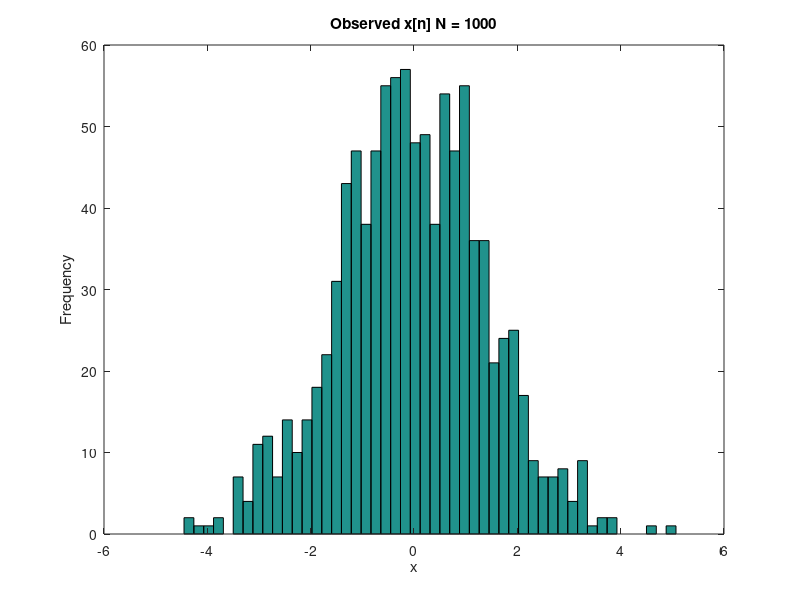
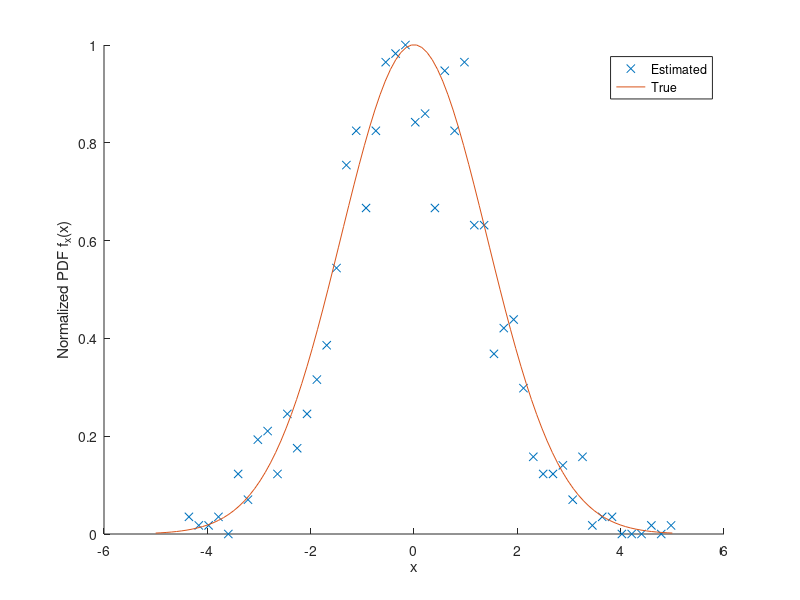

Recreate these plots in MATLAB, in order. (Note: this script raises an error after producing the figures.)
clear all; close all; clc;
rng(0)
%% 4.3 part b and c
x = zeros(1,1000);
X = linspace(-5,5,100);
varx = 2;
ni = 0:999;
for n = ni
    if n >=2
    x(n+1) = x(n+1)+(1/4)*x(n+1-2);
    end
    x(n+1) = x(n+1)+sqrt(15/8)*randn;
end
Y = normpdf(X,0,sqrt(varx));
figure
[counts, centers] = hist(x,50);
hist(x,50)
xlabel('x'), ylabel('Frequency'), title('Observed x[n] N = 1000')


figure
hold on
plot(centers,counts./max(counts),'x')
plot(X,Y./max(Y))
hold off
xlabel('x'), ylabel('Normalized PDF f_x(x)')
legend('Estimated','True')


li = 0:20;
rho_hat = calcAC(x,21);
% *** routine for calcAC defined below used to implement eqn 1.2.1
% for l = li
%     rho_hat(l+1) = 0;
%     for n = l:max(ni)
%         rho_hat(l+1) = rho_hat(l+1) + x(n+1)*conj(x(n-l+1));
%     end
%     rho_hat(l+1) = rho_hat(l+1)/sum(x.*conj(x));
% end

% calculate the normalized autocorrelation given by the expression
r_0 = (1/2).^abs(0)+(-1/2).^abs(0); 
rho = ((1/2).^abs(li)+(-1/2).^abs(li))./r_0; 

figure
hold on
stem(li, rho_hat)
stem(li, rho, 'r:')
hold off
xlabel('$$l$$','Interpreter','Latex')
ylabel('$$\rho_x(l)$$','Interpreter','Latex')
legend('Estimated','True')

clear li rho_hat x rho
%%
pause
close all
%% 4.19 part a
d0 = 1;
a1 = -1.6454;
a2 = 0.9025;

% Generate realization governed by the autoregressive model:
% AR(2): x(n) = -a1*x(n-1)-a2*x(n-2)+w(n)
x = zeros(1,101);
ni  = 0:100;
for n = ni;
    if n >= 1
        x(n+1) = -a1*x(n+1-1);
    end
    if n >= 2
        x(n+1) = x(n+1)-a2*x(n+1-2);
    end
    x(n+1) = x(n+1) + randn;
end
figure   
plot(ni,x); xlabel('n'), ylabel('x[n]')

li = 0:100; % calculate the estimated normalized autocorrelation (eqn 1.2.1)
rho_hat = calcAC(x,101);

figure
hold on
stem(li,rho_hat); 
    
%% 4.19 part b
p = roots([1 a1 a2]); % calculate poles of H(z) given a1 and a2
r = unique(abs(p));
theta = unique(abs(angle(p))); % extract angle and magnitude of complex poles

% calculate theoretical value for rho (eqn. 4.2.83)
rho = r.^li.*(sin((li+1).*theta)-r^2*sin((li-1).*theta))./((1+r^2)*sin(theta));

stem(li,rho,'r:'); 
xlabel('$$l$$','Interpreter','Latex')
ylabel('$$\rho_x(l)$$','Interpreter','Latex')
xlim([0 10])
ylim([-1 1])
legend('Estimated','True')
hold off
%%
pause
close all
%% 4.19 part c
% given the relationships derived from the Yule-Walker Eqns (eqn 4.2.33
% etc)

rhohat_vec = rho_hat(2:end)';
Phat(1,:) = rho_hat(1:end-1);
for i = 1:99
    Phat(i+1,:) = [fliplr(rho_hat(2:i+1)) rho_hat(1:100-i)];
end
ahat_vec = -inv(Phat)*rhohat_vec;

rho_vec = rho(2:end)';
P(1,:) = rho(1:end-1); % form correlation matrix
for i = 1:99
    P(i+1,:) = [fliplr(rho(2:i+1)) rho(1) conj(rho(2:100-i))];
end
a_vec = -inv(P)*rho_vec;

figure
hold on
stem(ahat_vec); 
stem(a_vec,'r:')
xlabel('k'); ylabel('a_k')
hold off
legend('Yule-Walker estimated parameters','True parameters')
xlim([1 15])

%%
pause
close all
%% 4.19 part d

clear tmp

w = -pi:pi/100:pi;
% calculate the PSD given the estimated a_k parameters by definition of Rx
for wi = 1:length(w)
    % Rx = var * |H(z)|^2 where H(z) = 1/(1+a1*z^-1+a2*z^-2 ...)
    tmp = exp(-1i.*w(wi).*(1:length(ahat_vec)));
    R_hat(wi) = 1./((1+sum(ahat_vec'.*tmp))*conj(1+sum(ahat_vec'.*tmp)));
    clear tmp
end

% using eqn 4.2.88, we solve for the true PSD using the poles of the AP system
% with a1 and a2 given by the model
R = d0^2./((1-2.*r.*cos(w-theta)+r^2).*(1-2.*r.*cos(w+theta)+r^2));

figure;
hold on
plot(w,R_hat)
plot(w,R,'r:')
hold off
legend('Estimate PSD','True PSD')
xlim([-pi pi])
xlabel('\omega')
ylabel('PSD')

%%
pause
close all
%% 4.32 part a

clear li ni n l rho_hat x rhohat_vec Phat ahat_vec
ni = 0:99;
x = zeros(1,length(ni));
for n = ni
    if n >= 1
        x(n+1) = x(n+1)+1.9*x(n+1-1);
    end
    if n >= 2
        x(n+1) = x(n+1)-0.9*x(n+1-2);
    end
    x(n+1) = x(n+1) + randn;
end

figure
plot(ni,x); xlabel('n'),ylabel('x[n]')

li = 0:99; % calculate the estimated normalized autocorrelation (eqn 1.2.1)
rho_hat = calcAC(x,length(li));

figure
stem(li, rho_hat); 
xlabel('$$l$$','Interpreter','Latex')
ylabel('$$\hat{\rho_x}(l)$$','Interpreter','Latex')
xlim([0 20])

% calculate PACS based on eqn 4.2.43 
rhohat_vec = rho_hat(2:end)';
Phat(1,:) = rho_hat(1:end-1);
for i = 1:98
    Phat(i+1,:) = [fliplr(rho_hat(2:i+1)) rho_hat(1) conj(rho_hat(2:99-i))];
end
ahat_vec = -inv(Phat)*rhohat_vec; 

figure
hold on
stem(ahat_vec); 
xlabel('m'); ylabel('k_m')
xlim([1 20])

%%
pause
close all
%% 4.32 part b
clear li ni n l rho_hat x rhohat_vec Phat ahat_vec

ni = 0:99;
x = zeros(1,length(ni));

for n = ni
    if n >= 1
        x(n+1) = x(n+1)+1.9*x(n+1-1)-0.5*W(n);
    end
    if n >= 2
        x(n+1) = x(n+1)-0.9*x(n+1-2);
    end
    W(n+1) = randn;
    x(n+1) = x(n+1) + W(n+1);
end

figure
plot(ni,x); xlabel('n'),ylabel('x[n]')

li = 0:99; % calculate the estimated normalized autocorrelation (eqn 1.2.1)
rho_hat = calcAC(x,length(li));

figure
stem(li, rho_hat); 
xlabel('$$l$$','Interpreter','Latex')
ylabel('$$\hat{\rho_x}(l)$$','Interpreter','Latex')
xlim([0 20])

% calculate PACS based on the modified Yule-Walker (eqn 4.4.9) for PZ  
rhohat_vec = rho_hat(3:end)';

% generate the non-hermetian topelitz matrix using the estimated rho values
for i = 1:length(rhohat_vec)-1
    Phat(i,:) = [fliplr(rho_hat(1:i+1)) zeros(1,length(rhohat_vec)-i-1)];
end
Phat(length(rhohat_vec),:) = [fliplr(rho_hat(3:i+2)) rho_hat(2)];
ahat_vec = -inv(Phat)*rhohat_vec;

figure
hold on
stem(ahat_vec); 
xlabel('m'); ylabel('k_m')
xlim([1 20])

%%
pause
%% 5.2 part a & b
close all

N = [11 31 51];
figure
for nn = 1:length(N)
    subplot(length(N),1,nn)
    stem(-floor(N(nn)/2):floor(N(nn)/2),bartlett(N(nn)))
    xlabel('n')
    ylabel('w_B[n]')
    title(sprintf('bartlett (N = %d)',N(nn)))
end

figure
for nn = 1:length(N)
    subplot(length(N),1,nn)
    stem(-floor(N(nn)/2):floor(N(nn)/2),triang(N(nn)))
    xlabel('n')
    ylabel('w_T[n]')
    title(sprintf('triang (N = %d)',N(nn)))
end

Ndtft = 1024;
figure
for nn = 1:length(N)
    subplot(length(N),1,nn)
    WB = fftshift(fft(bartlett(N(nn)),Ndtft));
    WT = fftshift(fft(triang(N(nn)),Ndtft));
    hold on
    plot(linspace(-pi,pi,Ndtft),log10(abs(WB)./max(abs(WB))))
    plot(linspace(-pi,pi,Ndtft),log10(abs(WT)./max(abs(WT))),'r--')
    hold off
    if nn == 1, legend('bartlett','triang'); end;
    xlim([-pi,pi])
    xlabel('\omega (rads)')
    ylabel('Magnitude (dB)')
    title(sprintf('DTFT N = %d',N(nn)))
end

figure
N = [51 81 101 121];
for nn = 1:length(N)
    subplot(length(N),1,nn)
    WR = fftshift(fft(ones(1,51),Ndtft));
    WB = fftshift(fft(bartlett(N(nn)),Ndtft));
    hold on
    plot(linspace(-pi,pi,Ndtft),log10(abs(WR)./max(abs(WR))))
    plot(linspace(-pi,pi,Ndtft),log10(abs(WB)./max(abs(WB))),'r--')
    hold off
    if nn == 1, legend('bartlett','rect'); end;
    xlim([-pi/6,pi/6])
    xlabel('\omega (rads)')
    ylabel('Magnitude (dB)')
    title(sprintf('DTFT N = %d',N(nn)))
end
